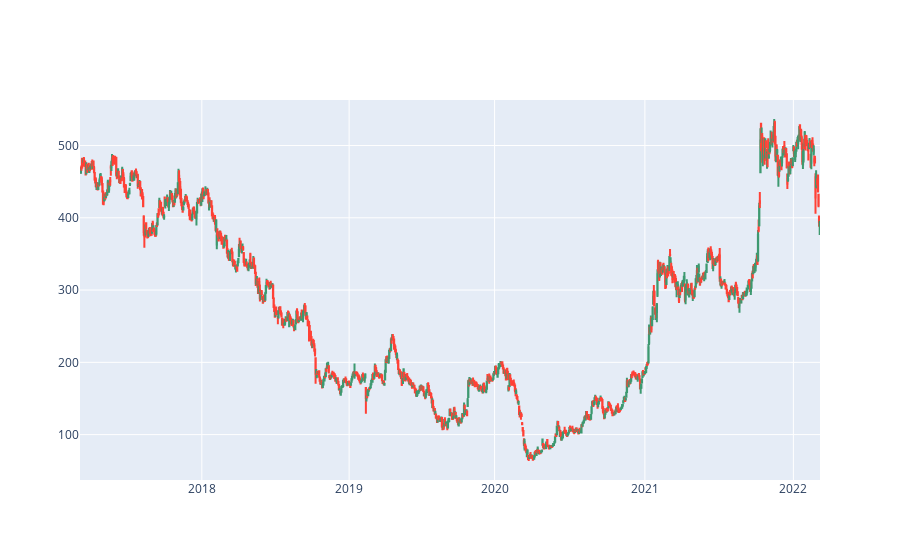

The notebook cell this image was saved under:
### Code cell
# Day map without any gap

fig = go.Figure(data = [go.Candlestick(x = tatamotors_5year.index, 
                open = tatamotors_5year['Open'],
                high = tatamotors_5year['High'],
                low = tatamotors_5year['Low'],
                close = tatamotors_5year['Close'])])
fig.update_layout(xaxis_rangeslider_visible = False, hovermode = 'x unified')
fig.update_xaxes(rangebreaks = [dict(values = dt_breaks)])


fig.show()

### Figure 1 — Plotly figure (JSON) as saved in the notebook; plotly's stock layout.template omitted (floating-point values rounded to 4 significant figures; data arrays with more than 128 entries replaced by an {"elided": "..."} marker saying what was removed)
{"data": [{"close": {"elided": "1236 float values"}, "high": {"elided": "1236 float values"}, "low": {"elided": "1236 float values"}, "open": {"elided": "1236 float values"}, "type": "candlestick", "x": {"elided": "1236 str values"}}], "layout": {"hovermode": "x unified", "xaxis": {"rangebreaks": [{"values": {"elided": "591 str values"}}], "rangeslider": {"visible": false}}}}
